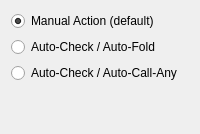
             <widget class="QWidget" name="tab_away">
              <attribute name="title">
               <string>Away</string>
              </attribute>
              <layout class="QGridLayout">
               <item row="0" column="0">
                <widget class="QRadioButton" name="radioButton_manualAction">
                 <property name="focusPolicy">
                  <enum>Qt::NoFocus</enum>
                 </property>
                 <property name="text">
                  <string>Manual Action (default)</string>
                 </property>
                 <property name="checked">
                  <bool>true</bool>
                 </property>
                </widget>
               </item>
               <item row="1" column="0">
                <widget class="QRadioButton" name="radioButton_autoCheckFold">
                 <property name="focusPolicy">
                  <enum>Qt::NoFocus</enum>
                 </property>
                 <property name="text">
                  <string>Auto-Check / Auto-Fold</string>
                 </property>
                </widget>
               </item>
               <item row="2" column="0">
                <widget class="QRadioButton" name="radioButton_autoCheckCallAny">
                 <property name="focusPolicy">
                  <enum>Qt::NoFocus</enum>
                 </property>
                 <property name="text">
                  <string>Auto-Check / Auto-Call-Any</string>
                 </property>
                </widget>
               </item>
               <item row="3" column="0">
                <spacer>
                 <property name="orientation">
                  <enum>Qt::Vertical</enum>
                 </property>
                 <property name="sizeHint" stdset="0">
                  <size>
                   <width>20</width>
                   <height>40</height>
                  </size>
                 </property>
                </spacer>
               </item>
              </layout>
             </widget>
